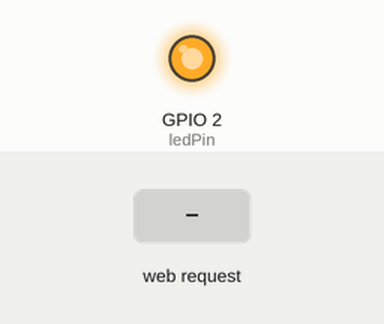
Simulated run of this sketch. Board: ESP8266 (NodeMCU). On the bench: output pins drawn as LEDs (lit = HIGH). The test bench sets the inputs (shaded band). WiFi joins after 1.5 s; servers stay silent unless stated; EEPROM starts erased; what the sketch prints to the serial monitor is not drawn.

Above: at 2.7 s.
2.8 s: HTTP request GET /LED=ON received
At 3.8 s:
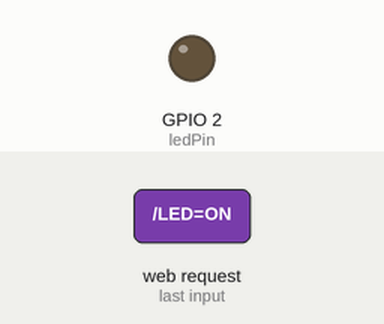
4.3 s: HTTP request GET /LED=OFF received
At 5.0 s:
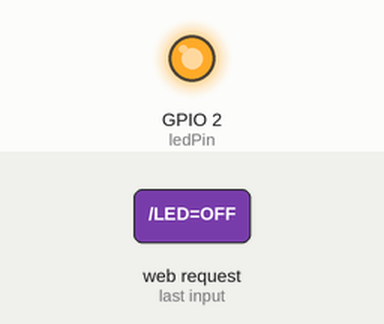
Timing chart, 0 to 7.3 s (numbered marks = the images above; inputs shaded):
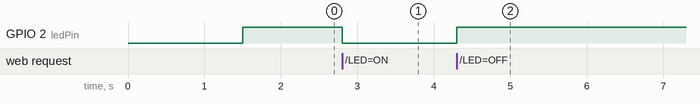

The sketch:

_3c.connectWifi_WebserverEEPROM.ino
```cpp
#include <ESP8266WiFi.h>
#include<EEPROM.h>
int ledPin=2,ledStatus=-1;
WiFiServer server(80);

void setup() {
  pinMode(ledPin,OUTPUT);
  Serial.begin(115200);
  Serial.println();
  Serial.print("Connecting to WiFi ");

  WiFi.begin("school" , "12345678");

  while (WiFi.status() != WL_CONNECTED) {
    delay(500);
    Serial.print(".");
  }
  Serial.println("");
  Serial.println("WiFi connected");

  // Print the IP address
  Serial.print("Use this URL to connect: ");
  Serial.print("http://");
  Serial.print(WiFi.localIP());
  Serial.println("/");
  server.begin();
  Serial.println("Server started");
   EEPROM.begin(512);
  ledStatus = EEPROM.read(10);
  if (ledStatus == 0){
    digitalWrite(ledPin, LOW);
  }else {
    digitalWrite(ledPin, HIGH);
  }

}

void loop() {
  // Check if a client has connected
  WiFiClient client = server.available();
  if (!client) { //client ==NULL
    return;
  }

  // Wait until the client sends some data
  Serial.println("new client");
  while(!client.available()){
    delay(1);
  }

  // Read the first line of the request
  String request = client.readStringUntil('\r');
  Serial.println(request);
  client.flush();

  // Match the request

  int value = LOW;
  if (request.indexOf("/LED=ON") != -1) {
    digitalWrite(ledPin, LOW);
    EEPROM.write(10,0);EEPROM.commit();
    value = HIGH;
  }
  if (request.indexOf("/LED=OFF") != -1){
    digitalWrite(ledPin, HIGH);
    EEPROM.write(10,1);EEPROM.commit();
    value = LOW;
  }

   // Return the response in form HTML page
  client.println("HTTP/1.1 200 OK");
  client.println("Content-Type: text/html");
  client.println(""); //  do not forget this one
  client.println("<!DOCTYPE HTML>");
  client.println("<html>");

  client.print("Led pin is now: ");

  if(value == HIGH) {
    client.print("On");
  } else {
    client.print("Off");
  }
  client.println("<br><h1> Welcome to NIELIT </h1><hr><br>");
  //if (value == LOW){
      client.println("Click <a href=\"/LED=ON\">here on</a> turn the LED ON<br>");
  //}else {
      client.println("Click <a href=\"/LED=OFF\"> here Off</a> turn the LED OFF <br>");
      // with image
      //client.println("Click <a href=\"/LED=OFF\"> <img src=\"http://getdrawings.com/img/light-bulb-silhouette-vector-11.png\" height=100 width=100 alt=\"OFF\"> here Off</a> turn the LED OFF <br>");
  //}
  client.println("</html>");

  delay(1);
  Serial.println("Client disonnected");
  Serial.println("");


}
```

Measured:
- after the input at 2.8 s, GPIO 2 (ledPin): HIGH → LOW at once
- after the input at 4.3 s, GPIO 2 (ledPin): LOW → HIGH at once
